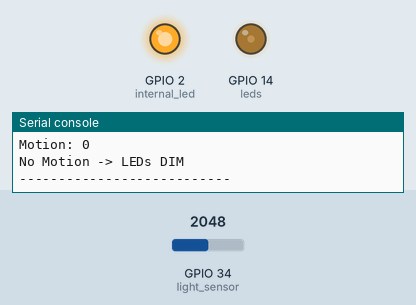
Recording of a program running on a simulated ESP32 board running MicroPython. Parts: output pins drawn as LEDs (lit = HIGH), the last lines printed to the serial console. Inputs (shaded band) come from the test bench; at power-on: GPIO 34 (light_sensor) = 2048 (analog values on the 0–4095 scale). The clock reads 2024-03-15 10:24:30 at power-on unless the program sets it.

Above: at 1.2 s.
1.3 s: GPIO 34 (light_sensor) set to 1843
2.8 s: GPIO 34 (light_sensor) set to 1742
At 3.6 s:
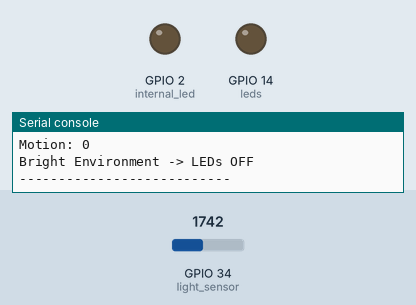
4.5 s: GPIO 34 (light_sensor) set to 1840
At 4.9 s:
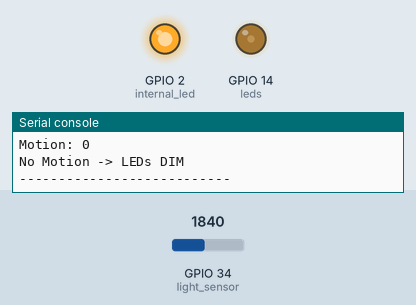
6.0 s: GPIO 34 (light_sensor) set to 1760
At 7.3 s:
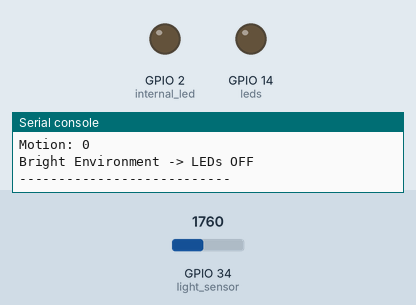
Timing chart, 0 to 8.5 s (numbered marks = the images above; inputs shaded):
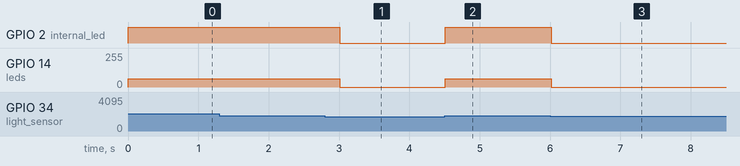

The program:

main.py
```python
from machine import Pin, ADC, PWM
import time

leds = PWM(Pin(14))
leds.freq(1000)

internal_led = Pin(2, Pin.OUT)

light_sensor = ADC(Pin(34))
light_sensor.atten(ADC.ATTN_11DB)
light_sensor.width(ADC.WIDTH_12BIT)

motion_sensor = Pin(27, Pin.IN)

motion_timeout = 10
last_motion_time = 0

print("Smart Motion Lighting System Running...")

while True:
    light_value = light_sensor.read()
    motion = motion_sensor.value()

    print("Light:", light_value)
    print("Motion:", motion)

    if light_value < 1800:
        leds.duty(0)
        internal_led.off()
        print("Bright Environment -> LEDs OFF")

    else:
        if motion == 1:
            last_motion_time = time.time()
            leds.duty(1023)
            internal_led.on()
            print("Motion Detected -> LEDs HIGH")

        else:
            elapsed = time.time() - last_motion_time

            if elapsed < motion_timeout:
                leds.duty(1023)
                internal_led.on()
                print("Waiting Timeout -> LEDs STILL ON")
            else:
                leds.duty(250)
                internal_led.on()
                print("No Motion -> LEDs DIM")

    print("---------------------------")
    time.sleep(0.5)
```

Measured:
- the behaviour switches between 1800 and 1799 on GPIO 34 (light_sensor) (found by bisection; images 0 and 1)
- after the input at 2.8 s, GPIO 2 (internal_led): HIGH → LOW after 0.21 s; GPIO 14 (leds): 62/255 → 0/255 after 0.21 s
- after the input at 4.5 s, GPIO 2 (internal_led): LOW → HIGH at once; GPIO 14 (leds): 0/255 → 62/255 at once
- after the input at 6.0 s, GPIO 2 (internal_led): HIGH → LOW at once; GPIO 14 (leds): 62/255 → 0/255 at once
